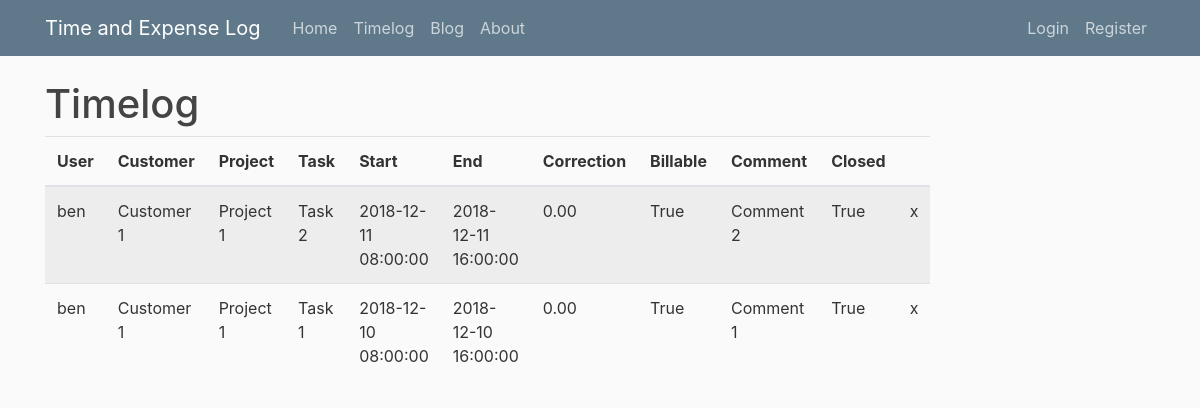
Page /timelog/dashboard on the committed database.
### timexlog/models.py (models this page shows, shortened)
class Timelog(db.Model):
    id = db.Column(db.Integer, primary_key=True)
    user_id = db.Column(db.Integer, db.ForeignKey('user.id'), nullable=False)
    customer = db.Column(db.String(100), nullable=False)
    project = db.Column(db.String(100), nullable=False)
    task = db.Column(db.String(100), nullable=True)
    datetime_start = db.Column(db.DateTime, nullable=False, \
                               default=datetime.utcnow())
    datetime_end = db.Column(db.DateTime, nullable=True)
    time_correction = db.Column(db.Numeric(precision=10, scale=2), \
                                nullable=True)
    billable = db.Column(db.Boolean, nullable=True, default=True)
    comment = db.Column(db.String(100), nullable=True)
    closed = db.Column(db.Boolean, nullable=True, default=False)
    date_created = db.Column(db.DateTime, nullable=False, \
                             default=datetime.utcnow())

class User(db.Model, UserMixin):
    id = db.Column(db.Integer, primary_key=True)
    username = db.Column(db.String(20), unique=True, nullable=False)
    email = db.Column(db.String(120), unique=True, nullable=False)
    image_file = db.Column(db.String(20), nullable=False,
                           default='default.png')
    password = db.Column(db.String(60), nullable=False)
    agree_conditions = db.Column(db.Boolean, nullable=False, default=False)
    posts = db.relationship('Post', backref='author', lazy=True)
    timelogs = db.relationship('Timelog', backref='employee', lazy=True)

### timexlog/timelog/routes.py (the view)
@timelog.route("/timelog/")
@timelog.route("/timelog/dashboard")
def dashboard():
    tmlogs = Timelog.query.order_by(Timelog.datetime_start.desc())
    return render_template('timelog.html', timelogs=tmlogs)

### timexlog/templates/timelog.html (shortened to what this page needs)
{% extends "layout.html" %}
{% block content %}
	<h1>Timelog</h1>
	<div class="media-body">
		<form action="/timelog">
			<table class="table table-striped">
				<thead>
					<tr>
						<th>User</th>
						<th>Customer</th>
						<th>Project</th>
						<th>Task</th>
						<th>Start</th>
						<th>End</th>
						<th>Correction</th>
						<th>Billable</th>
						<th>Comment</th>
						<th>Closed</th>
						<th>&nbsp;</th>
					</tr>
				</thead>
				<tbody>
					{% for timelog in timelogs %}
						<tr>
							<td>{{ timelog.employee.username }}</td>
							<td>{{ timelog.customer }}</td>
							<td>{{ timelog.project }}</td>
							<td>{{ timelog.task }}</td>
							<td>{{ timelog.datetime_start }}</td>
							<td>{{ timelog.datetime_end }}</td>
							<td>{{ timelog.time_correction }}</td>
							<td>{{ timelog.billable }}</td>
							<td>{{ timelog.comment }}</td>
							<td>{{ timelog.closed }}</td>
							<td>x</td>
						</tr>
					{% endfor %}
				</tbody>
			</table>
		</form>
	</div>
{% endblock content %}

### timexlog/static/main.css (style rules this page uses)
body { background: #fafafa; color: #333333; margin-top: 5rem; }
h1, h2, h3, h4, h5, h6 { color: #444444; }

### rows in the picture
Timelog: employee.username "ben", customer "Customer 1", project "Project 1", task "Task 2", datetime_start "2018-12-11 08:00:00", datetime_end "2018-12-11 16:00:00", time_correction "0.00", billable "True", comment "Comment 2", closed "True"
Timelog: employee.username "ben", customer "Customer 1", project "Project 1", task "Task 1", datetime_start "2018-12-10 08:00:00", datetime_end "2018-12-10 16:00:00", time_correction "0.00", billable "True", comment "Comment 1", closed "True"
